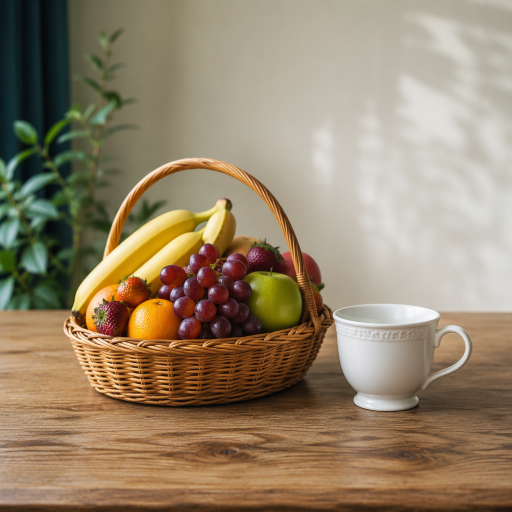
#> input picture 应用层项目/图像去噪应用/assets/clean.png, 1024 x 1024 px (shown at 1/2 size); the run also reads 1 picture not shown here
$ python demo.py
#> lines starting #> are read from the running program, lines starting #| are printed output that depends on the picture
# -*- coding: utf-8 -*-
"""图像去噪应用：非局部均值 / 双边 / 中值三种方案对比，用 PSNR·SSIM 与局部放大图评判。

思路：
    1. 干净图与加噪图成对给出，所以可以量化评价，而不只是“看着舒服”；
    2. 分别跑 fastNlMeansDenoisingColored、bilateralFilter、medianBlur；
    3. 逐张算 PSNR/SSIM 与残留噪声标准差，并截局部纹理区域做放大对照；
    4. 输出一张“原图/加噪/三种结果”的对比图与数值表。

核心函数：cv2.fastNlMeansDenoisingColored / cv2.bilateralFilter / cv2.medianBlur
输出：output/denoise.png、denoise_crop.png
"""

import argparse
import os
import sys

try:
    import cv2
    import numpy as np
except ImportError:  # pragma: no cover
    sys.exit("缺少依赖：pip install opencv-contrib-python numpy")

HERE = os.path.dirname(os.path.abspath(__file__))
PROJ = os.path.dirname(HERE)
ASSETS = os.path.join(PROJ, "assets")
OUT = os.path.join(PROJ, "output")


def out_path(name):
    os.makedirs(OUT, exist_ok=True)
    return os.path.join(OUT, name)


def ssim(a, b):
    ga = cv2.cvtColor(a, cv2.COLOR_BGR2GRAY).astype(np.float32)
    gb = cv2.cvtColor(b, cv2.COLOR_BGR2GRAY).astype(np.float32)
    C1, C2 = (0.01 * 255) ** 2, (0.03 * 255) ** 2
    k = (11, 11)
    mu1, mu2 = cv2.GaussianBlur(ga, k, 1.5), cv2.GaussianBlur(gb, k, 1.5)
    s1 = cv2.GaussianBlur(ga * ga, k, 1.5) - mu1 * mu1
    s2 = cv2.GaussianBlur(gb * gb, k, 1.5) - mu2 * mu2
    s12 = cv2.GaussianBlur(ga * gb, k, 1.5) - mu1 * mu2
    m = ((2 * mu1 * mu2 + C1) * (2 * s12 + C2)) / ((mu1**2 + mu2**2 + C1) * (s1 + s2 + C2))
    return float(m.mean())


def label(img, text, size=(400, 300)):
    out = cv2.resize(img, size)
    cv2.rectangle(out, (0, 0), (out.shape[1], 34), (0, 0, 0), -1)
    cv2.putText(out, text, (8, 24), cv2.FONT_HERSHEY_SIMPLEX, 0.55, (0, 255, 255), 2)
    return out


def main():
    ap = argparse.ArgumentParser(description="三种经典去噪算法对比")
    ap.add_argument("--clean", default=os.path.join(ASSETS, "clean.png"))
    ap.add_argument("--noisy", default=os.path.join(ASSETS, "noisy.png"))
    ap.add_argument("--display", action="store_true")
    args = ap.parse_args()

    clean = cv2.imread(args.clean)
#> clean is the input picture: shape (1024, 1024, 3); mean B, G, R 106.9, 132, 149.2
    noisy = cv2.imread(args.noisy)
    if clean is None or noisy is None:
        sys.exit("读不到 clean.png / noisy.png")
    if clean.shape[:2] != noisy.shape[:2]:
        noisy = cv2.resize(noisy, (clean.shape[1], clean.shape[0]))

    results = {
        "noisy": noisy,
        "NLM": cv2.fastNlMeansDenoisingColored(noisy, None, 7, 7, 7, 21),
        "bilateral": cv2.bilateralFilter(noisy, 9, 60, 60),
        "median": cv2.medianBlur(noisy, 5),
    }

    print("%-10s %8s %8s %8s" % ("method", "PSNR", "SSIM", "noise_std"))
    for name, img in results.items():
        noise_std = float(np.std(cv2.cvtColor(img, cv2.COLOR_BGR2GRAY).astype(np.float32)
                                 - cv2.cvtColor(clean, cv2.COLOR_BGR2GRAY).astype(np.float32)))
        print("%-10s %8.2f %8.4f %8.2f" % (name, cv2.PSNR(clean, img), ssim(clean, img), noise_std))
#> this loop made 4 passes
#> (name, noise_std) on passes 1 to 4: ('noisy', 16.38), ('NLM', 11.23), ('bilateral', 7.3), ('median', 7.88)
#| noisy         20.41   0.3388    16.38
#| NLM           24.18   0.6702    11.23
#| bilateral     28.45   0.7347     7.30
#| median        28.85   0.8080     7.88
#> pass 1, in ssim, `ga = cv2.cvtColor(a, cv2.COLOR_BGR2GRAY).astype(np.float32)`:
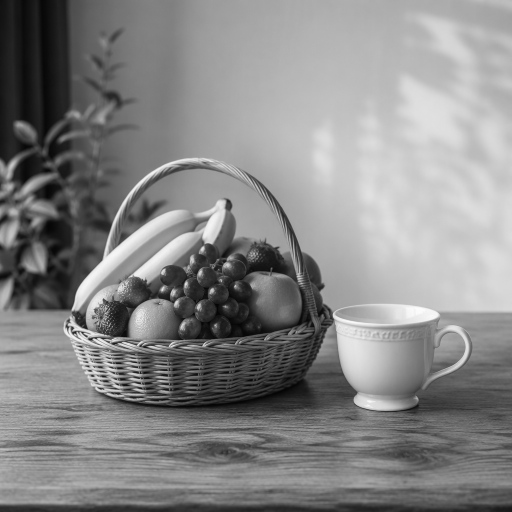
#> ga: shape (1024, 1024) float32 (shown at 1/2 size); min 3, max 253, mean 134.2

    h, w = clean.shape[:2]
#> h = 1024; w = 1024
    cx, cy, cs = int(w * 0.30), int(h * 0.45), int(min(h, w) * 0.22)
#> cx = 307; cy = 460; cs = 225

    def crop(img):
        return img[cy : cy + cs, cx : cx + cs]

    row1 = np.hstack([label(clean, "clean"), label(noisy, "noisy %.2f dB" % cv2.PSNR(clean, noisy))])
    row2 = np.hstack([label(results["NLM"], "NLM %.2f dB" % cv2.PSNR(clean, results["NLM"])),
                      label(results["bilateral"], "bilateral %.2f dB" % cv2.PSNR(clean, results["bilateral"])),
                      label(results["median"], "median %.2f dB" % cv2.PSNR(clean, results["median"]))])
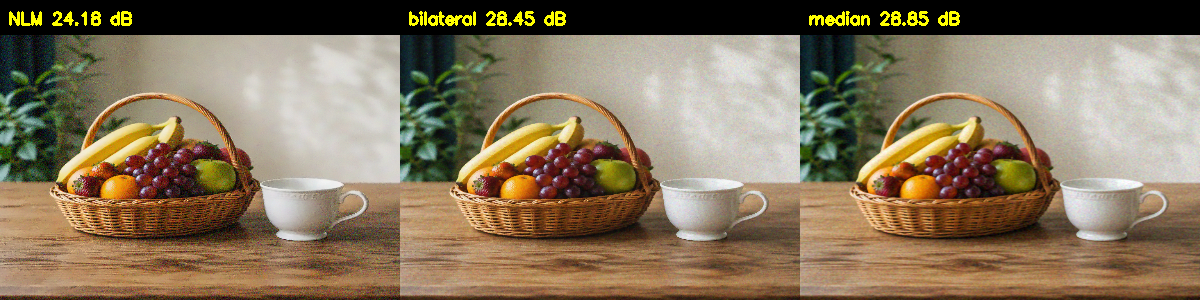
#> row2: shape (300, 1200, 3); mean B, G, R 92, 117.1, 134
    row1 = cv2.resize(row1, (row2.shape[1], int(row1.shape[0] * row2.shape[1] / row1.shape[1])))
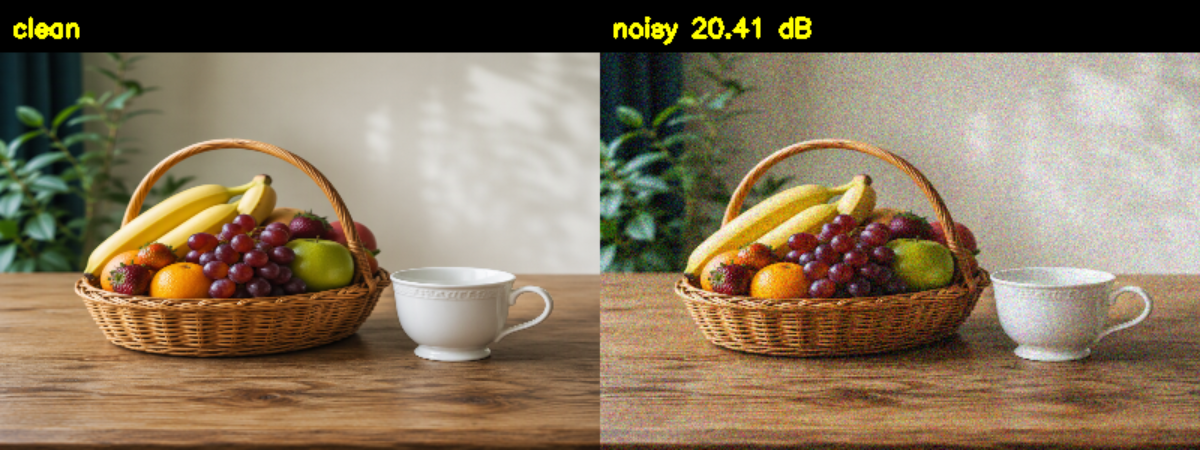
#> row1: shape (450, 1200, 3); mean B, G, R 92.3, 116.4, 133.2
    cv2.imwrite(out_path("denoise.png"), np.vstack([row1, row2]))
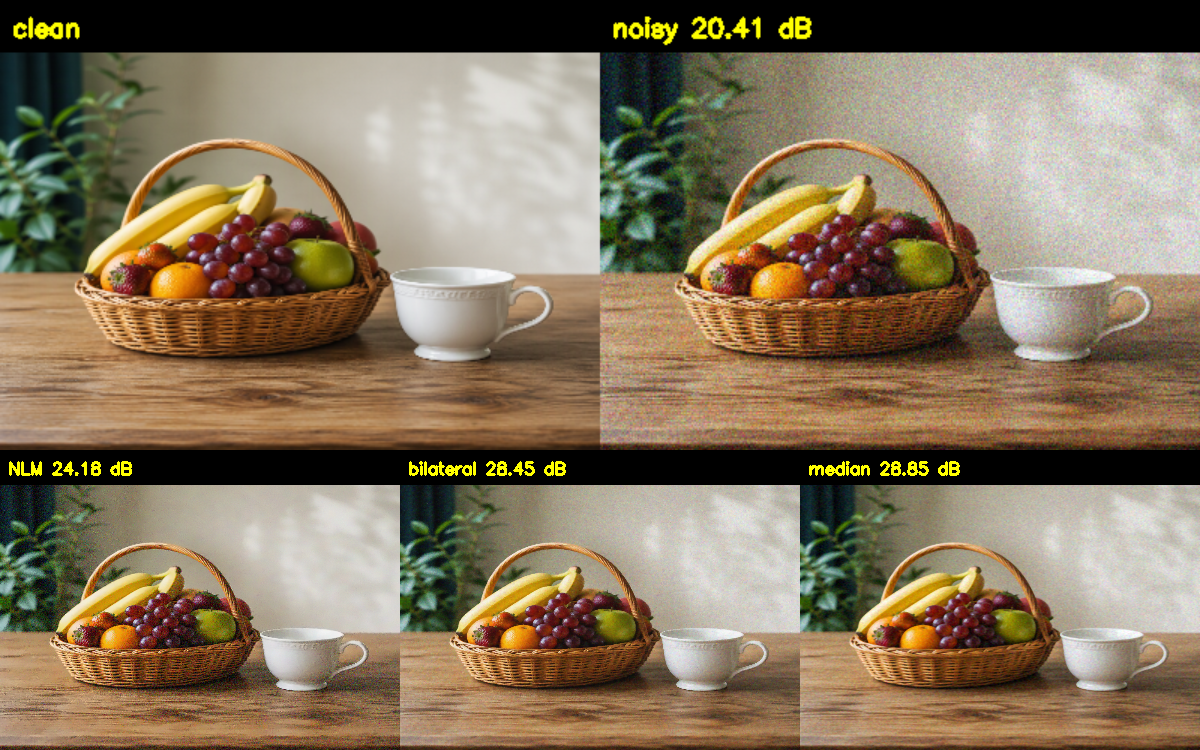
#> saved as denoise.png: shape (750, 1200, 3); mean B, G, R 92.2, 116.7, 133.5

    zoom = np.hstack([label(crop(noisy), "noisy", (300, 300)),
                      label(crop(results["NLM"]), "NLM", (300, 300)),
                      label(crop(clean), "clean", (300, 300))])
#> in crop (call 2), `return img[cy : cy + cs, cx : cx + cs]`:
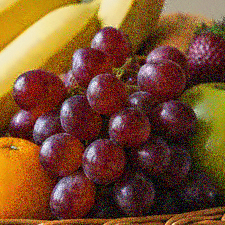
#> returned value: shape (225, 225, 3); mean of channels 0, 1, 2 45.2, 76, 119.6; drawn as B, G, R
#> in label (call 8), `cv2.putText(out, text, (8, 24), cv2.FONT_HERSHEY_SIMPLEX, 0.55, (0, 25..`:
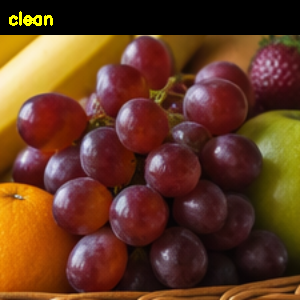
#> out: shape (300, 300, 3); mean of channels 0, 1, 2 33.9, 58.3, 99.7; drawn as B, G, R
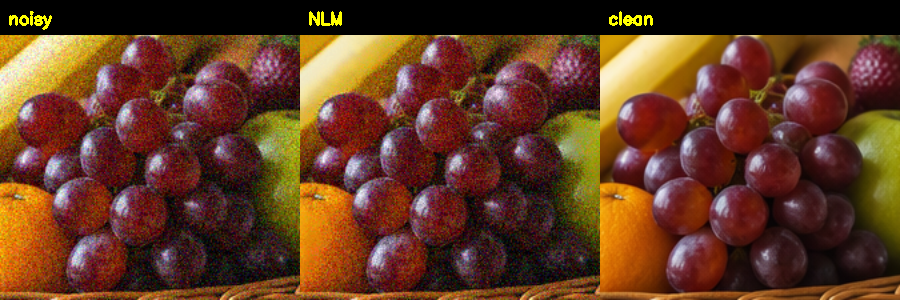
#> zoom: shape (300, 900, 3); mean B, G, R 35.6, 58.8, 99.2
    cv2.imwrite(out_path("denoise_crop.png"), zoom)
    print("已保存 output/denoise.png、denoise_crop.png")

    if args.display:
        cv2.imshow("denoise", zoom)
        cv2.waitKey(0)
        cv2.destroyAllWindows()


if __name__ == "__main__":
    main()
